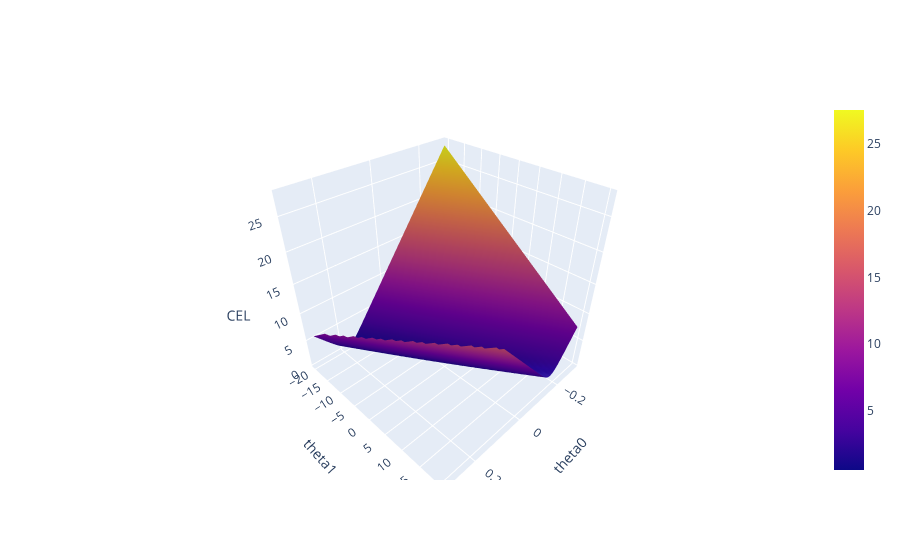

Notebook code cell kept with this figure:
### Markdown cell above
### Plotting Cross-Entropy Loss

The cell below plots your cross-entropy loss function. Note that the surface has no big flat regions, which makes it easy to optimize.

Note: Feel free to ignore the divide by zero warning.

### Code cell
import plotly.graph_objects as go

num_points = 50 # increase for better resolution, but it will run more slowly. 

if (num_points <= 100):

    uvalues = np.linspace(-0.3, 0.3, num_points)
    vvalues = np.linspace(-20, 20, num_points)
    (u,v) = np.meshgrid(uvalues, vvalues)
    thetas = np.vstack((u.flatten(),v.flatten()))

    CEL = np.array([cel_for_model_on_NBA_data(t) for t in thetas.T])

    loss_surface = go.Surface(x=u, y=v, z=np.reshape(CEL, u.shape))

    fig = go.Figure(data=[loss_surface])
    fig.update_layout(scene = dict(
        xaxis_title = "theta0",
        yaxis_title = "theta1",
        zaxis_title = "CEL"))
    fig.show()
else:
    print("Picking num points > 100 can be really slow. If you really want to try, edit the code above so that this if statement doesn't trigger.")

### Figure 1 — Plotly figure (JSON) as saved in the notebook; plotly's stock layout.template omitted (floating-point values rounded to 4 significant figures; data arrays with more than 128 entries replaced by an {"elided": "..."} marker saying what was removed)
{"data": [{"type": "surface", "x": {"elided": "50x50 float values"}, "y": {"elided": "50x50 float values"}, "z": {"elided": "50x50 float values"}}], "layout": {"scene": {"xaxis": {"title": {"text": "theta0"}}, "yaxis": {"title": {"text": "theta1"}}, "zaxis": {"title": {"text": "CEL"}}}}}
